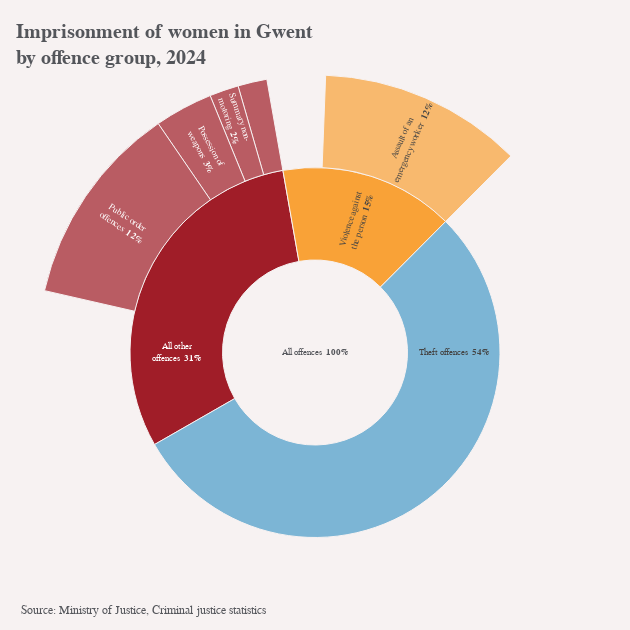

The cell this chart's notebook holds for it:
### Code cell
test_chart = custody_offences.test_chart()
test_chart

### Figure 1 — Plotly figure (JSON) as saved in the notebook; plotly's stock layout.template omitted (floating-point values rounded to 4 significant figures)
{"data": [{"branchvalues": "total", "domain": {"column": 0, "row": 0}, "hoverinfo": "label+percent parent", "hovertemplate": "<b>%{label}</b><br>%{percentParent: .0%} of %{parent}<extra></extra>", "insidetextorientation": "radial", "labels": ["Miscellaneous<br>crimes against<br>society", "Summary non-<br>motoring", "Possession of<br>weapons", "Public order<br>offences", "All other<br>offences", "Theft offences", "Assault of an<br>emergency worker", "Violence against<br>the person"], "marker": {"colors": ["#A01D28", "#A01D28", "#A01D28", "#A01D28", "#A01D28", "#499CC9", "#F9A237", "#F9A237"]}, "parents": ["All other<br>offences", "All other<br>offences", "All other<br>offences", "All other<br>offences", "All offences", "All offences", "Violence against<br>the person", "All offences"], "rotation": 100, "sort": false, "texttemplate": "%{label} <b>%{percentRoot: .0%}</b>", "type": "sunburst", "values": [1, 1, 2, 7, 18, 32, 7, 9]}], "layout": {"annotations": [{"align": "left", "font": {"size": 12}, "showarrow": false, "text": "Source: Ministry of Justice, Criminal justice statistics", "x": 0.03, "xanchor": "left", "xref": "paper", "y": 0.05, "yanchor": "top", "yref": "paper"}], "height": 630, "margin": {"b": 0, "l": 0, "r": 0, "t": 75}, "title": {"automargin": true, "text": "<b>Imprisonment of women in Gwent<br>by offence group, 2024</b>", "x": 0.025, "xanchor": "left", "yref": "container"}, "uniformtext": {"minsize": 8, "mode": "hide"}, "width": 630}}
